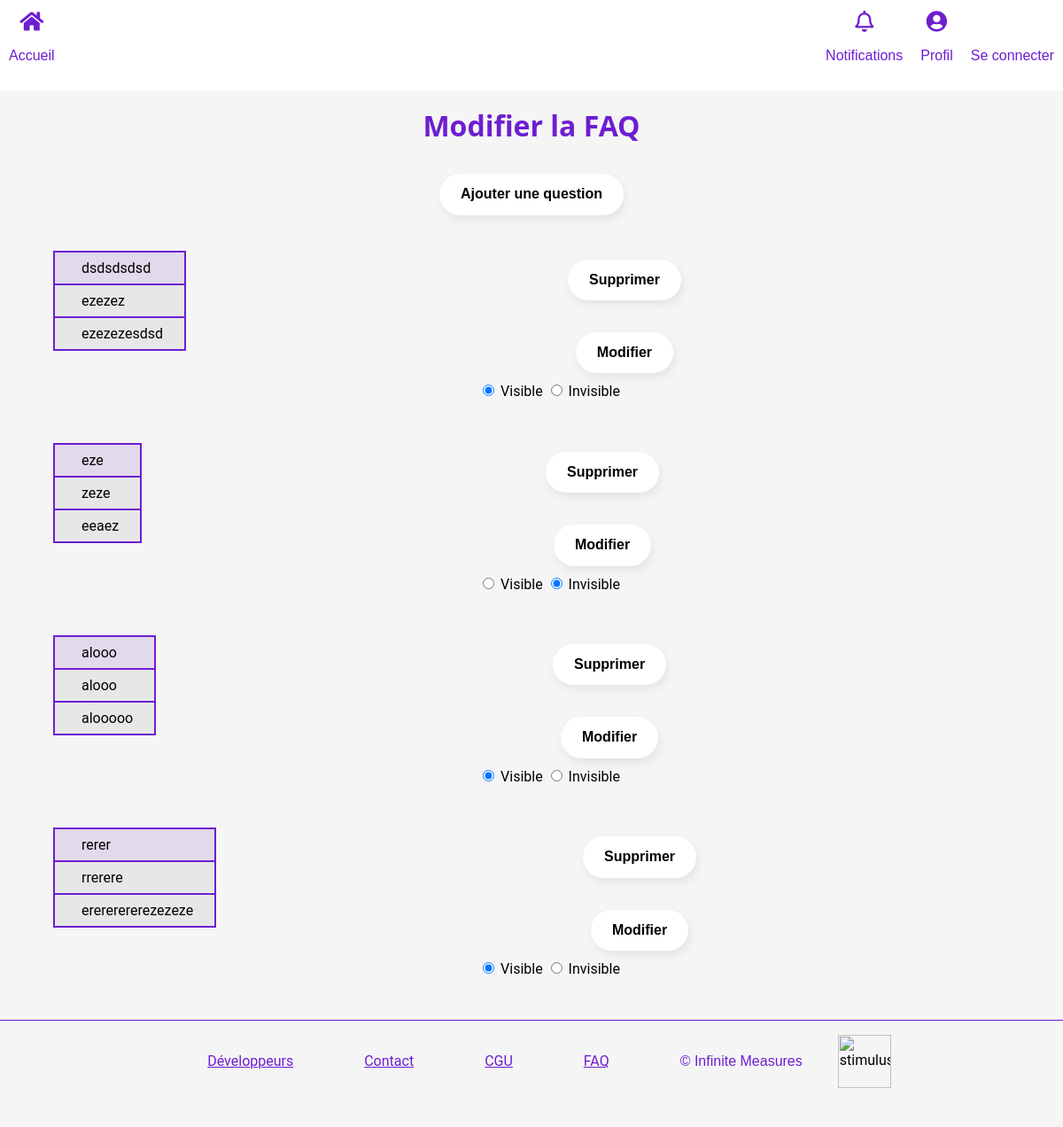
Page /faqs/edit on the earlier database version.
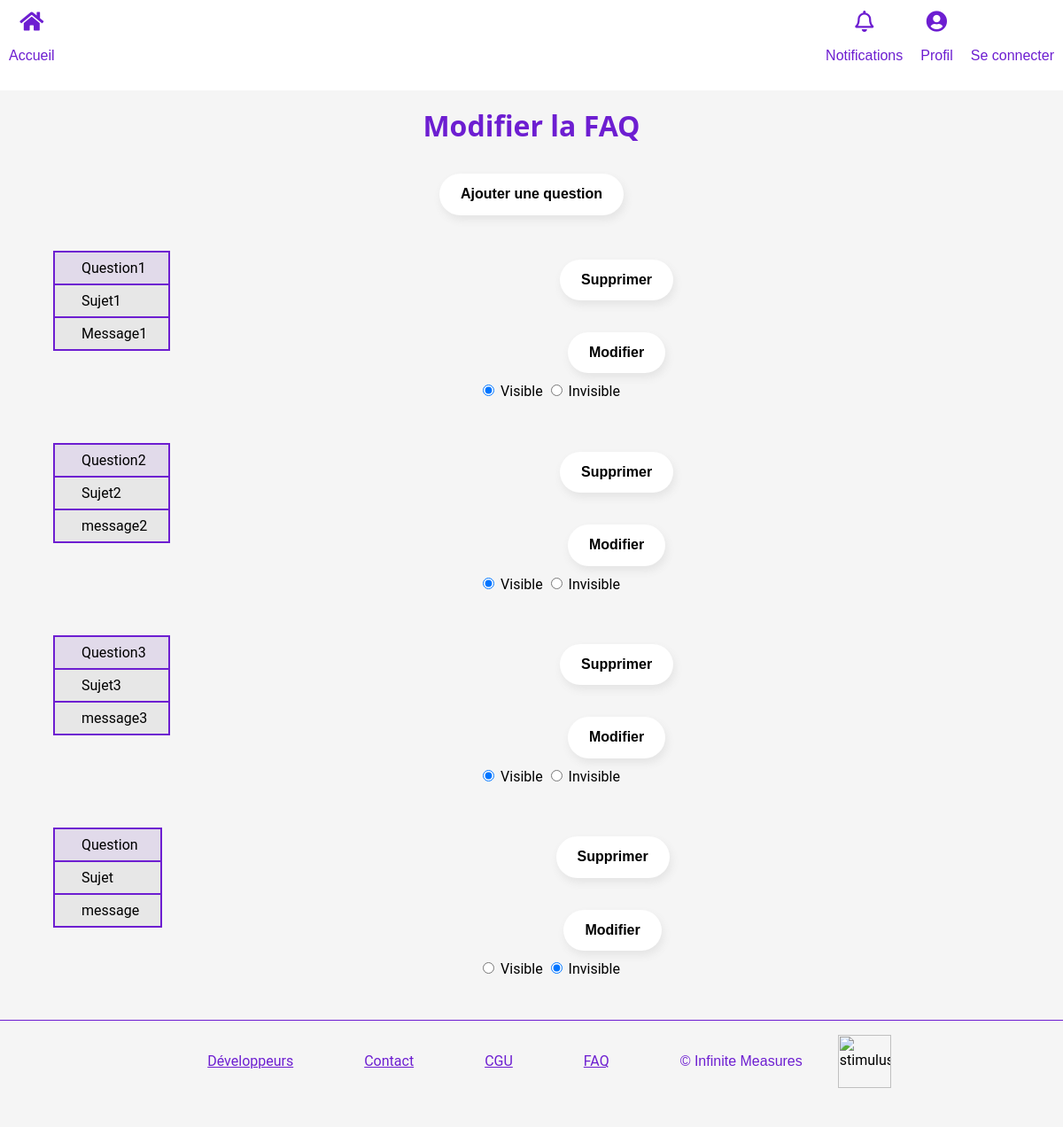
Same page on the later database version.
### tables this page shows
CREATE TABLE IF NOT EXISTS `faq_questions` (
  `id` int(11) NOT NULL AUTO_INCREMENT,
  `supervisor_id` int(11) DEFAULT NULL,
  `title` varchar(255) DEFAULT NULL,
  `answer` varchar(255) DEFAULT NULL,
  `subject` varchar(255) DEFAULT NULL,
  `visible` tinyint(1) NOT NULL DEFAULT 1,
  PRIMARY KEY (`id`),
  KEY `supervisor_id` (`supervisor_id`)
);

### app/controllers/Faqs.php (called while the page is built, shortened)
<?php
class Faqs extends Controller {
    public function __construct() {
        $this->faqModel = $this->model('Faq');
    }
    public function edit() {
        $faq_questions=$this->faqModel->Question();
        $this->view('faqs/edit',$faq_questions);
    }
}
?>

### app/libraries/Core.php (called while the page is built, shortened)
<?php
  class Core {
    protected $currentMethod = 'index';
    public function __construct() {
      $url = $this->getUrl();
      if (file_exists('../app/controllers/' . ucwords($url[0]). '.php')) {
        unset($url[0]);
      }
      $this->currentController = new $this->currentController;
      if (isset($url[1])) {
        if (method_exists($this->currentController, $url[1])) {
          $this->currentMethod = $url[1];
          unset($url[1]);
        }
      }
      $this->params = $url ? array_values($url) : [];
      call_user_func_array([$this->currentController, $this->currentMethod], $this->params);
    }
    public function getUrl() {
      if (isset($_GET['url'])) {
        $url = rtrim($_GET['url'], '/');
        $url = filter_var($url, FILTER_SANITIZE_URL);
        $url = explode('/', $url);
        return $url;
      }
    }
  }
?>

### public/index.php (called while the page is built, shortened)
<?php
  $init = new Core;
?>

### app/libraries/Database.php (called while the page is built, shortened)
<?php
  class Database {
    private $host = DB_HOST;
    private $user = DB_USER;
    private $pass = DB_PASS;
    private $dbname = DB_NAME;
    private $dbh;
    private $stmt;
    public function __construct() {
      $dsn = 'mysql:host=' . $this->host . ';dbname=' . $this->dbname;
      $options = array(
        PDO::ATTR_PERSISTENT => true,
        PDO::ATTR_ERRMODE => PDO::ERRMODE_EXCEPTION
      );
      try {
        $this->dbh = new PDO($dsn, $this->user, $this->pass, $options);
      } catch(PDOException $e) {
        $this->error = $e->getMessage();
        echo $this->error;
      }
    }
    public function query($sql) {
      $this->stmt = $this->dbh->prepare($sql);
    }
    public function execute() {
      try{
      return $this->stmt->execute();
      }
      catch (PDOException $e){
        $this->error = $e->getMessage();
        echo $this->error;
      }
    }
    public function resultSet() {
      $this->execute();
      return $this->stmt->fetchAll(PDO::FETCH_OBJ);
    }
  }
?>

### app/models/Faq.php (called while the page is built, shortened)
<?php
class Faq {
    private $db;
    public function __construct() {
        $this->db = new Database;
    }
    public function Question() {
        $this->db->query('SELECT * FROM faq_questions ');
        return $faq_questions=$this->db->resultSet();
    }
}
?>

### app/views/faqs/edit.php (the view, shortened to what this page needs)
 <?php require APPROOT . '/views/inc/header.php'; ?>
 <div class="container">
    <h1>Modifier la FAQ</h1>
    <div>
    <input class="btn-primary" type=button onclick=window.location.href='./new'; value='Ajouter une question' />
    </div>
    <div class='body-under-container'>
<?php foreach($data as $faq_question): ?>
    <div>
    <table>
        <thead>
        <tr>
            <td>
                <?= $faq_question->subject ?>
            </td>
        </tr>
        </thead>
        <tbody>
        <tr>
            <td>
                <?= $faq_question->title ?>
            </td>
        </tr>
        <tr>
            <td class="reponse">
                <?= $faq_question->answer ?>
            </td>
        </tr>
        </tbody>
    </table>
    <?php $num=$faq_question->id ?>
        <ul>
            <li>
                <form method="post">
                    <button class="btn-primary" type=submit name="idSupp" value=<?php echo($num)?> >Supprimer </button>
            </li>
            <li>
                <button formaction ='./new' class="btn-primary" type=submit name="newQuestion" value=<?php echo($num)?> >Modifier </button>
            </li>
            <li>
                <?php $visible=$faq_question->visible; ?>
                <?php
                $name='Question'.$num;
                ?>
                <?php if ($visible==1){ ?>
                    <input type="radio" name='<?php echo($name) ?>' value=<?php echo($visible)?> id='visible'checked/>
                    <label for="visible">Visible</label>
                    <input onchange='this.form.submit()' type="radio" name='<?php echo($name) ?>' value=<?php echo($visible)?> id="invisible" />
                    <label for="invisible">Invisible</label>
                <?php } ?>
                <?php if ($visible==0){ ?>
                    <input onchange='this.form.submit()' type="radio" name='<?php echo($name) ?>' value=<?php echo($visible)?> id='visible' />
                    <label for="visible">Visible</label>
                    <input type="radio" name='<?php echo($name) ?>' value=<?php echo($visible)?> id="invisible" checked />
                    <label for="invisible">Invisible</label>
                <?php } ?>
            </li>
        </ul>
        </div>
<?php endforeach ; ?>
    </div>
</div>
<?php require APPROOT . '/views/inc/footer.php'; ?>

Differences in the rows shown:
removed faq_questions: subject "dsdsdsdsd", title "ezezez", answer "ezezezesdsd", $num 53 (drawn)
removed faq_questions: subject "eze", title "zeze", answer "eeaez", $num 51 (drawn)
removed faq_questions: subject "alooo", title "alooo", answer "alooooo", $num 55 (drawn)
removed faq_questions: subject "rerer", title "rrerere", answer "erererererezezeze", $num 61 (drawn)
added faq_questions: subject "Question1", title "Sujet1", answer "Message1", $num 62 (drawn)
added faq_questions: subject "Question2", title "Sujet2", answer "message2", $num 63 (drawn)
added faq_questions: subject "Question3", title "Sujet3", answer "message3", $num 64 (drawn)
added faq_questions: subject "Question", title "Sujet", answer "message", $num 65 (drawn)
